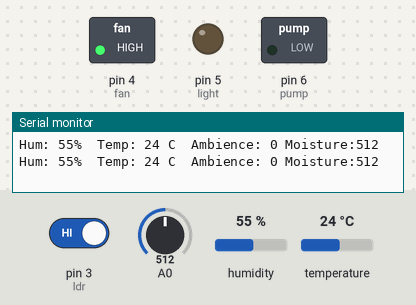
A sketch run on a simulated Arduino Uno, built with avr-gcc and run on an emulated ATmega328P. Parts: switched loads named in the sketch (green lamp = pin HIGH), output pins drawn as LEDs (lit = HIGH), the last lines printed to the serial monitor. The test bench sets the inputs (shaded band); at power-on: humidity 55 %, A0 = 512, pin 3 (ldr) HIGH, temperature 24 °C.

Above: at 1.8 s.
1.9 s: humidity set to 79 %
3.4 s: humidity set to 82 %
At 4.5 s:
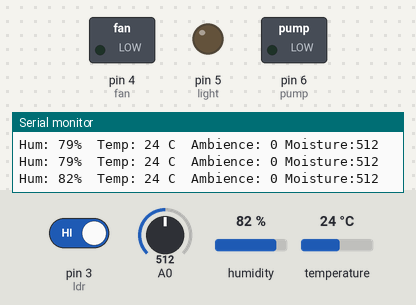
5.5 s: A0 set to 488
At 7.0 s:
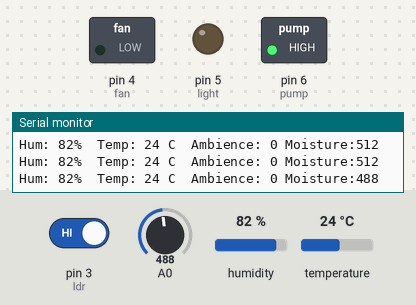
7.6 s: pin 3 (ldr) driven LOW
At 9.3 s:
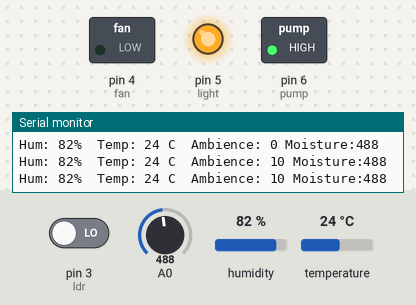
9.6 s: A0 set to 510
At 10.7 s:
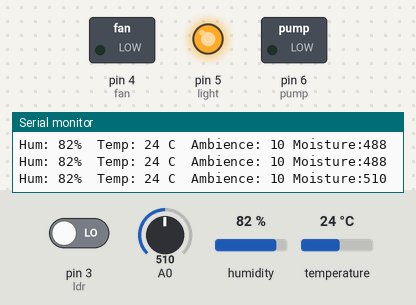
11.6 s: humidity set to 22 %
At 13.1 s:
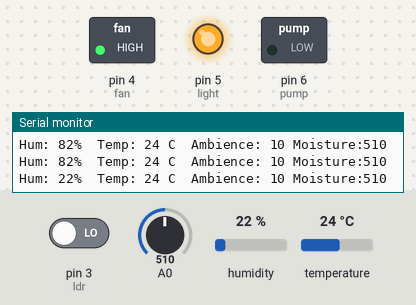
Timing chart, 0 to 14.6 s (numbered marks = the images above; inputs shaded):
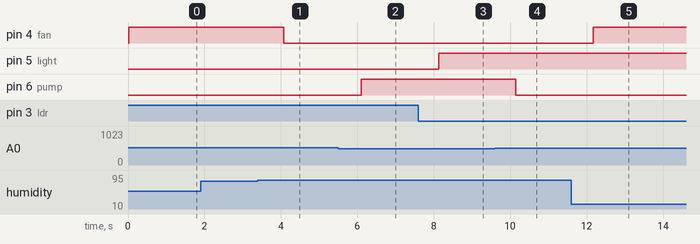

Measured:
- the behaviour switches between 80 and 81 % on humidity (found by bisection; images 0 and 1)
- the behaviour switches between 501 and 500 on A0 (found by bisection; images 1 and 2)
- after the input at 3.4 s, pin 4 (fan): HIGH → LOW after 0.67 s
- after the input at 5.5 s, pin 6 (pump): LOW → HIGH after 0.60 s
- after the input at 7.6 s, pin 5 (light): LOW → HIGH after 0.53 s
- after the input at 9.6 s, pin 6 (pump): HIGH → LOW after 0.55 s
- after the input at 11.6 s, pin 4 (fan): LOW → HIGH after 0.58 s

The sketch:

arduino_nano_code.ino
```cpp
/*
 * Project BOLT IOT FARM
 * Dated 22 April 2021
 *
 * = Source code for INDOOR FARM MONITORING SYSTEM, using DHT11, soil moisture sensor and LDR
 *    to monitor and upload values on Bolt IoT Cloud.
 *
 * Edits: #1 Added DHT11
 *        #2 Added LDR
 *        #3 Added Relays
 *        #4 Added Moisture Sensor
 *        #5 Added Serial Connection to Bolt
 *
 *
 */


#include <SoftwareSerial.h>
#include <DHT.h>

SoftwareSerial mySerial(8,9);//(Rx of Bolt, Tx of Bolt)

//Constants
#define DHTPIN 2     // DHT connected to Pin 2
#define DHTTYPE DHT11   // DHT 22  (AM2302)
DHT dht(DHTPIN, DHTTYPE); //// Initialize DHT sensor for normal 16mhz Arduino


int ldr = 3;    //LDR connected to pin 3
int fan = 4;    // Fan relay connected to pin 4
int light = 5;  // Light relay connected to pin 5
int pump = 6;   // pump relay connected to pin 6


void setup() {
  // put your setup code here, to run once:
  Serial.begin(9600);
  mySerial.begin(9600);
  dht.begin();
  pinMode(DHTPIN,INPUT);
  pinMode(ldr,INPUT);
  pinMode(fan,OUTPUT);
  pinMode(light,OUTPUT);
  pinMode(pump,OUTPUT);

}

void loop() {
  // put your main code here, to run repeatedly:
  String data;
  int ldr_out;
  int hum = dht.readHumidity();
  int temp = dht.readTemperature();
  //temp = temp * 1.8 + 32;


  if(digitalRead(ldr)==LOW){
    ldr_out=10;
    digitalWrite(light,HIGH);
  }
  else{
    ldr_out=0;
    digitalWrite(light,LOW);
  }

  if(hum>80){
    digitalWrite(fan,LOW);
  }
  else{
    digitalWrite(fan,HIGH);
  }

  int moist = analogRead(0);
  if(moist>500)
  {
    digitalWrite(pump,LOW);
  }
  else
  {
    digitalWrite(pump,HIGH);
  }


  data="Hum: "+ String(hum)+"%  Temp: "+String(temp)+" C  Ambience: "+ldr_out+" Moisture:"+String(moist);
  Serial.println(data);
  delay(1000);

  if (mySerial.available() > 0) {
    delay(50);
    String readData = "";
    Serial.print("Command from Bolt: ");
    while (mySerial.available() > 0 ) {
      readData = readData + (char)mySerial.read();
    }
    Serial.println(readData);
    if (readData.indexOf("RD") != -1) {
      String upload = String(temp)+","+String(hum)+","+ldr_out+","+String(moist);
      mySerial.print(upload);
      Serial.print("Data sent to Bolt: ");
      Serial.println(data);
    }
  }
}
```
